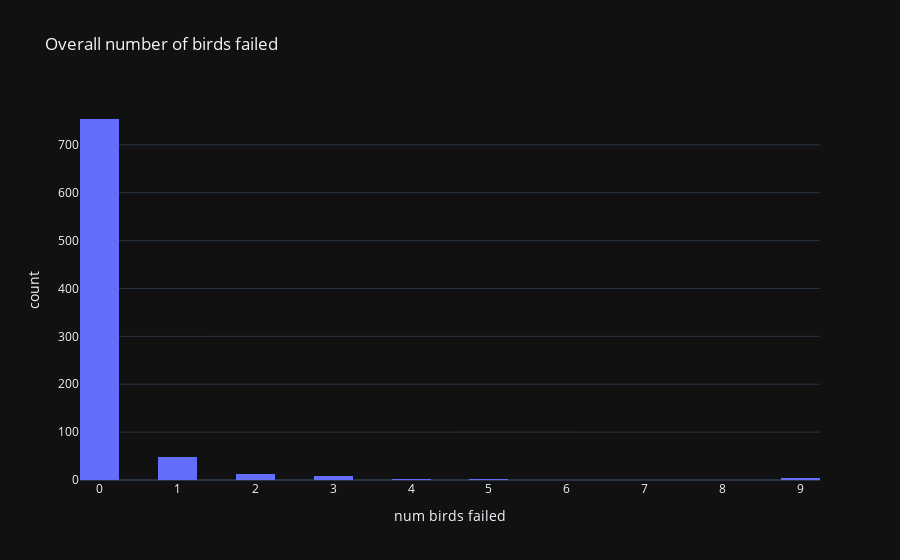

Write notebook code for a chart like this one.
### Code cell
# this is not going to be a useful metric, if the number of frames is sufficient
# for birds to have enough time to succeed
px.histogram(
    impactDFgrid30,
    x="num birds failed",
    nbins=20,
    title="Overall number of birds failed",
    template="plotly_dark",
)

### Figure 1 — Plotly figure (JSON) as saved in the notebook; plotly's stock layout.template omitted (floating-point values rounded to 4 significant figures; data arrays with more than 128 entries replaced by an {"elided": "..."} marker saying what was removed)
{"data": [{"alignmentgroup": "True", "bingroup": "x", "hovertemplate": "num birds failed=%{x}<br>count=%{y}<extra></extra>", "legendgroup": "", "marker": {"color": "#636efa", "pattern": {"shape": ""}}, "name": "", "nbinsx": 20, "offsetgroup": "", "orientation": "v", "showlegend": false, "type": "histogram", "x": {"elided": "834 int values"}, "xaxis": "x", "yaxis": "y"}], "layout": {"barmode": "relative", "legend": {"tracegroupgap": 0}, "title": {"text": "Overall number of birds failed"}, "xaxis": {"anchor": "y", "domain": [0, 1], "title": {"text": "num birds failed"}}, "yaxis": {"anchor": "x", "domain": [0, 1], "title": {"text": "count"}}}}
